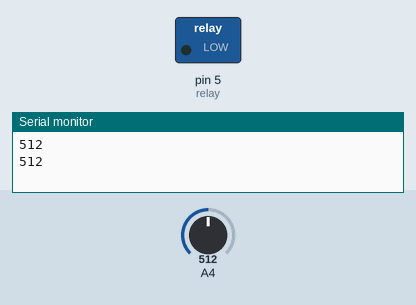
Bench run of a sketch on a simulated Arduino Uno, built with avr-gcc and run on an emulated ATmega328P. Shown: switched loads named in the sketch (green lamp = pin HIGH), the last lines printed to the serial monitor. The inputs (shaded band) are chosen by the test bench; at power-on: A4 = 512.

Above: at 2.1 s.
2.2 s: A4 set to 787
4.1 s: A4 set to 807
At 6.3 s:
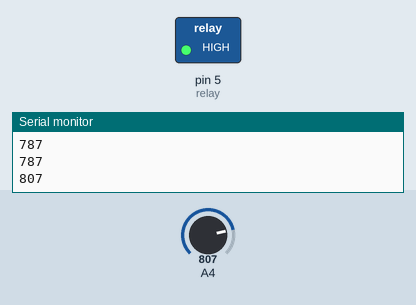
7.0 s: A4 set to 790
At 8.4 s:
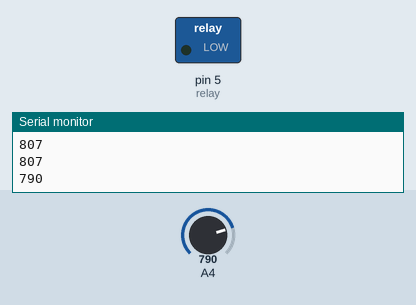
9.6 s: A4 set to 810
At 11.5 s:
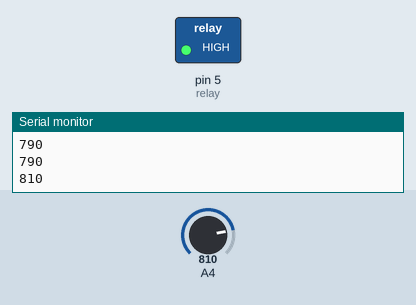
Timing chart, 0 to 13.0 s (numbered marks = the images above; inputs shaded):
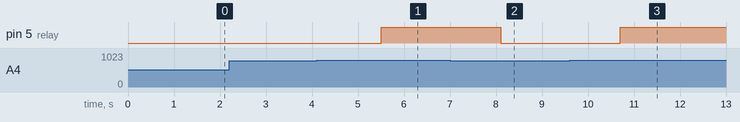

Measured:
- the behaviour switches between 800 and 801 on A4 (found by bisection; images 0 and 1)
- after the input at 4.1 s, pin 5 (relay): LOW → HIGH after 1.4 s
- after the input at 7.0 s, pin 5 (relay): HIGH → LOW after 1.1 s
- after the input at 9.6 s, pin 5 (relay): LOW → HIGH after 1.1 s

The sketch:

Daffa_latihan_esp_relay_dengan_LDR.ino
```cpp
/*
  Nama    : Daffa Faturrahman
  Kelas   : A
  Project : 7 LDR dengan Relay
  Date    : 7 Agustus 2020
 */

int LDR;
int relay = 5;

void setup() {
  Serial.begin(9600);
  pinMode(relay,OUTPUT);

}

void loop() {
  LDR = analogRead(4);
  Serial.println(LDR);
  delay(300);

  if(LDR > 800){
    digitalWrite(relay,1);
  }
  else{
    digitalWrite(relay,0);
  }
  delay(1000);
}
```
